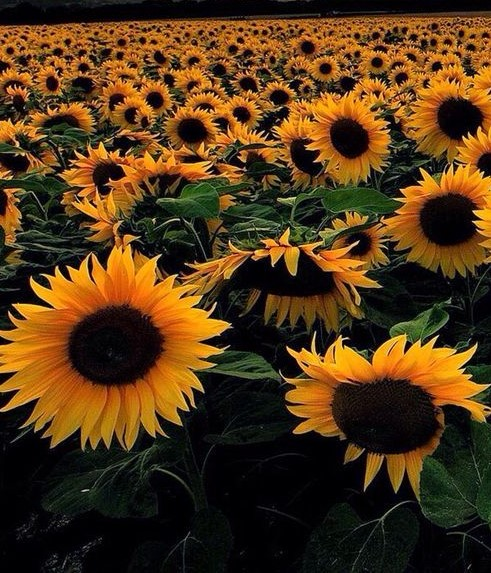
#> input picture Flowers.jpg, 491 x 573 px
$ jupyter execute 'color channels.ipynb'
#> lines starting #> are read from the running program, lines starting #| are printed output that depends on the picture
[cell 1]
import numpy as np
import cv2
import matplotlib.pyplot as plt

[cell 2]
img = cv2.imread("Flowers.jpg",1)
#> img is the input picture: shape (573, 491, 3); mean B, G, R 23, 54.2, 81
color = cv2.cvtColor(img, cv2.COLOR_BGR2RGB)

[cell 3]
# Splitting images into BGR channels using numpy

blue = color[:,:,2]
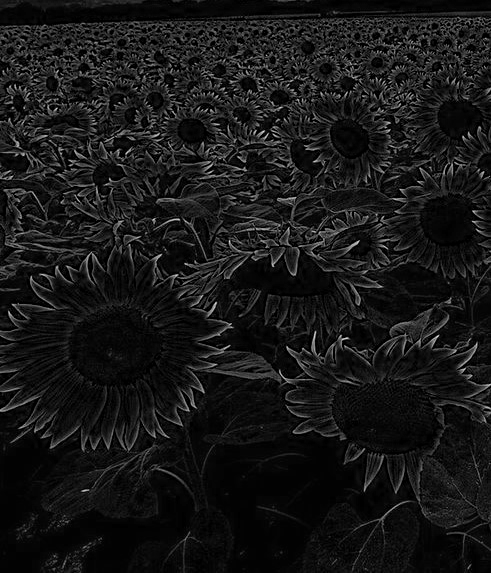
#> blue: shape (573, 491); min 0, max 235, mean 23
green = color[:,:,1]
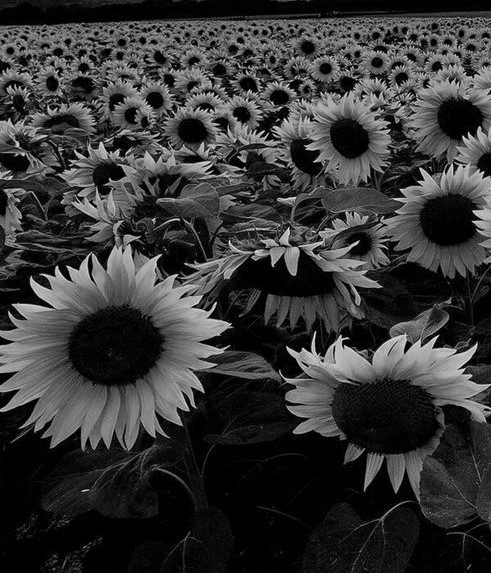
#> green: shape (573, 491); min 0, max 247, mean 54.2
red = color[:,:,0]
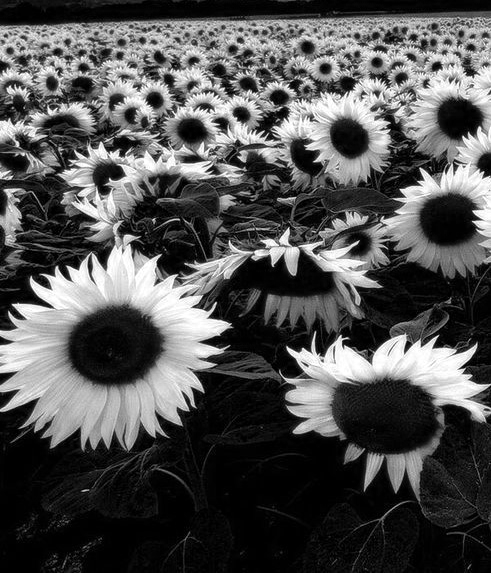
#> red: shape (573, 491); min 0, max 255, mean 81

[cell 4]
plt.imshow(color)
plt.show()

[cell 5]
plt.imshow(blue)
plt.show()

[cell 6]
plt.imshow(green)
plt.show()

[cell 7]
plt.imshow(red)
plt.show()

[cell 8]
bgrb = cv2.merge((blue,green,red,blue))
bgrg = cv2.merge((blue,green,red,green))
bgrr = cv2.merge((blue,green,red,red))
